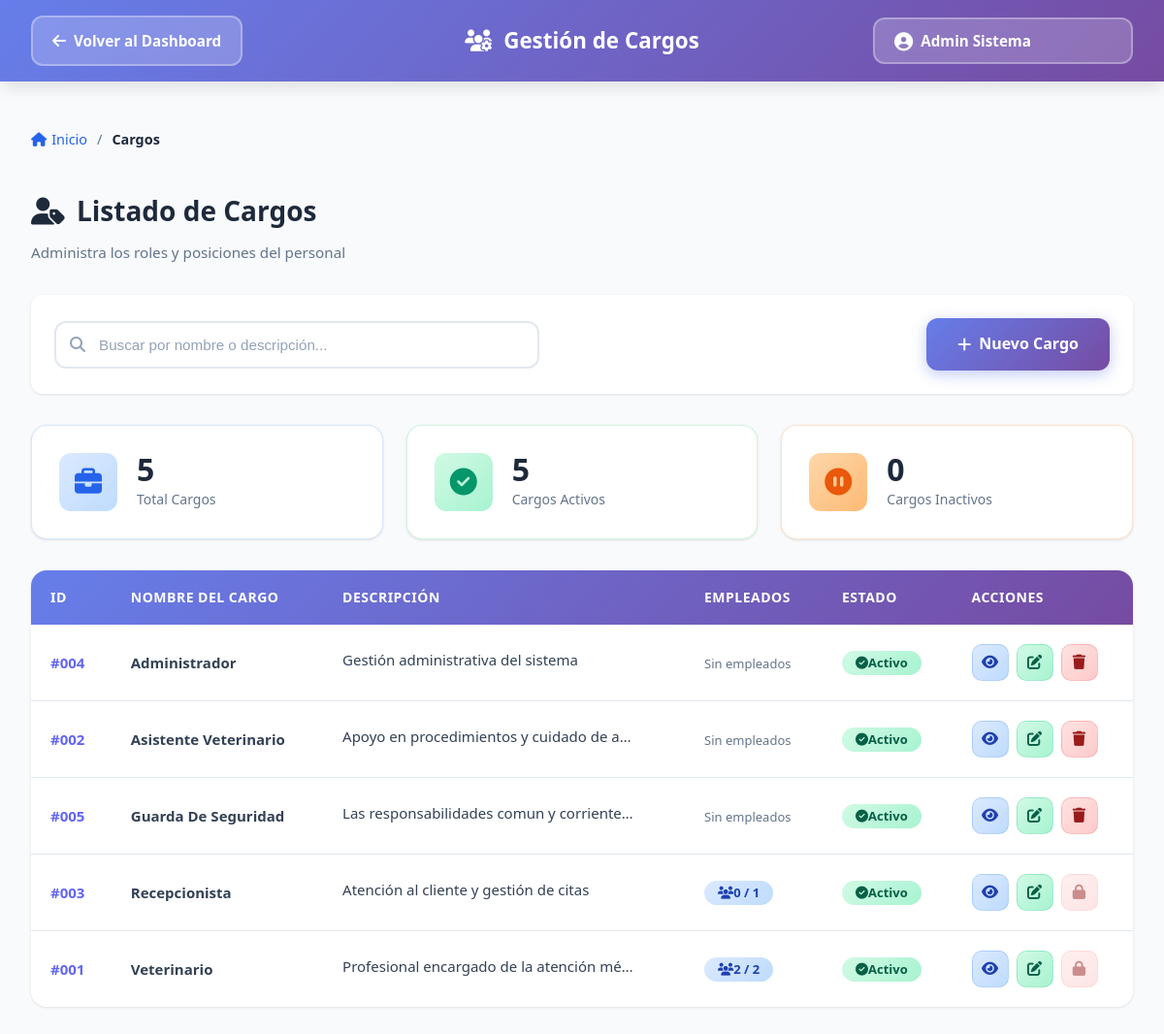
Screenshot of /Views/Cargos/listar.php (signed in) with the database file from the repository.
### tables this page shows
CREATE TABLE `cargo` (
  `id_cargo` int(10) UNSIGNED NOT NULL,
  `nombre_cargo` varchar(50) NOT NULL,
  `descripcion` varchar(200) DEFAULT NULL,
  `estado` enum('Activo','Inactivo') NOT NULL DEFAULT 'Activo'
);

### Views/Cargos/Listar.php (the view, shortened to what this page needs)
<?php
$user_name = $_SESSION['user_name'] ?? 'Usuario';
$conn = getConnection();
$query = "SELECT
    c.id_cargo,
    c.nombre_cargo,
    c.descripcion,
    c.estado,
    COUNT(e.id_empleado) as total_empleados,
    COUNT(CASE WHEN e.estado = 'activo' THEN 1 END) as empleados_activos
FROM cargo c
LEFT JOIN empleado e ON c.id_cargo = e.id_cargo
GROUP BY c.id_cargo
ORDER BY c.estado DESC, c.nombre_cargo ASC";
$resultado = $conn->query($query);
$total_cargos = $resultado->num_rows;
$stats_query = "SELECT
    COUNT(*) as total,
    SUM(CASE WHEN estado = 'Activo' THEN 1 ELSE 0 END) as activos,
    SUM(CASE WHEN estado = 'Inactivo' THEN 1 ELSE 0 END) as inactivos
FROM cargo";
$stats = $conn->query($stats_query)->fetch_assoc();
?>
<!DOCTYPE html>
<html lang="es">
<head>
    <link rel="stylesheet" href="https://cdnjs.cloudflare.com/ajax/libs/font-awesome/6.4.0/css/all.min.css">
    <link rel="stylesheet" href="../../Assets/Css/Dashboard.css">
    <link rel="stylesheet" href="../../Assets/Css/FormsConsultas.css">
</head>
<body>
    <nav class="navbar">
        <div class="nav-container">
            <div class="nav-left">
                <a href="../../Dashboard.php" class="btn-back">
                    <i class="fas fa-arrow-left"></i>
                    Volver al Dashboard
                </a>
            </div>
            <div class="nav-center">
                <h1 class="page-title">
                    <i class="fas fa-users-cog"></i>
                    Gestión de Cargos
                </h1>
            </div>
            <div class="nav-right">
                <span class="user-badge">
                    <i class="fas fa-user-circle"></i>
                    <?php echo htmlspecialchars($user_name); ?>
                </span>
            </div>
        </div>
    </nav>
    <main class="main-content">
        <div class="container">
            <div class="breadcrumb">
                <a href="../../Dashboard.php"><i class="fas fa-home"></i> Inicio</a>
                <span class="separator">/</span>
                <span class="current">Cargos</span>
            </div>
            <div class="page-header">
                <h1>
                    <i class="fas fa-user-tag"></i>
                    Listado de Cargos
                </h1>
                <p>Administra los roles y posiciones del personal</p>
            </div>
            <div class="table-header">
                <div class="search-box">
                    <input type="text" id="searchInput" placeholder="Buscar por nombre o descripción...">
                </div>
                <a href="Registrar.php" class="btn-primary">
                    <i class="fas fa-plus"></i>
                    Nuevo Cargo
                </a>
            </div>
            <div class="stats-cards">
                <div class="stat-card blue">
                    <div class="stat-icon">
                        <i class="fas fa-briefcase"></i>
                    </div>
                    <div class="stat-info">
                        <h3><?php echo number_format($stats['total']); ?></h3>
                        <p>Total Cargos</p>
                    </div>
                </div>
                <div class="stat-card green">
                    <div class="stat-icon">
                        <i class="fas fa-check-circle"></i>
                    </div>
                    <div class="stat-info">
                        <h3><?php echo number_format($stats['activos']); ?></h3>
                        <p>Cargos Activos</p>
                    </div>
                </div>
                <div class="stat-card orange">
                    <div class="stat-icon">
                        <i class="fas fa-pause-circle"></i>
                    </div>
                    <div class="stat-info">
                        <h3><?php echo number_format($stats['inactivos']); ?></h3>
                        <p>Cargos Inactivos</p>
                    </div>
                </div>
            </div>
            <div class="table-container">
                <table class="data-table" id="tablaCargos">
                    <thead>
                        <tr>
                            <th>ID</th>
                            <th>Nombre del Cargo</th>
                            <th>Descripción</th>
                            <th>Empleados</th>
                            <th>Estado</th>
                            <th class="text-center">Acciones</th>
                        </tr>
                    </thead>
                    <tbody>
                        <?php if ($total_cargos > 0): ?>
                            <?php while($cargo = $resultado->fetch_assoc()): ?>
                                <tr>
                                    <td><strong>#<?php echo str_pad($cargo['id_cargo'], 3, '0', STR_PAD_LEFT); ?></strong></td>
                                    <td>
                                        <strong><?php echo htmlspecialchars($cargo['nombre_cargo']); ?></strong>
                                    </td>
                                    <td>
                                        <?php if ($cargo['descripcion']): ?>
                                            <span class="text-truncate" title="<?php echo htmlspecialchars($cargo['descripcion']); ?>">
                                                <?php echo htmlspecialchars($cargo['descripcion']); ?>
                                            </span>
                                        <?php else: ?>
                                            <span class="text-muted">Sin descripción</span>
                                        <?php endif; ?>
                                    </td>
                                    <td>
                                        <?php if ($cargo['total_empleados'] > 0): ?>
                                            <span class="badge badge-info">
                                                <i class="fas fa-users"></i>
                                                <?php echo $cargo['empleados_activos']; ?> / <?php echo $cargo['total_empleados']; ?>
                                            </span>
                                        <?php else: ?>
                                            <span class="text-muted">Sin empleados</span>
                                        <?php endif; ?>
                                    </td>
                                    <td>
                                        <?php if ($cargo['estado'] == 'Activo'): ?>
                                            <span class="badge badge-success">
                                                <i class="fas fa-check-circle"></i>
                                                Activo
                                            </span>
                                        <?php endif; ?>
                                    </td>
                                    <td class="text-center">
                                        <div class="actions">
                                            <button class="btn-icon btn-view"
                                                    onclick="verDetalle(<?php echo $cargo['id_cargo']; ?>)"
                                                    title="Ver detalle">
                                                <i class="fas fa-eye"></i>
                                            </button>
                                            <a href="Editar.php?id=<?php echo $cargo['id_cargo']; ?>"
                                               class="btn-icon btn-edit"
                                               title="Editar">
                                                <i class="fas fa-edit"></i>
                                            </a>
                                            <?php if ($cargo['total_empleados'] == 0): ?>
                                                <button class="btn-icon btn-delete"
                                                        onclick="confirmarEliminar(<?php echo $cargo['id_cargo']; ?>, '<?php echo addslashes($cargo['nombre_cargo']); ?>')"
                                                        title="Eliminar">
                                                    <i class="fas fa-trash"></i>
                                                </button>
                                            <?php else: ?>
                                                <button class="btn-icon btn-delete"
                                                        onclick="alert('No se puede eliminar este cargo porque tiene empleados asignados')"
                                                        title="No se puede eliminar"
                                                        style="opacity: 0.5; cursor: not-allowed;">
                                                    <i class="fas fa-lock"></i>
                                                </button>
                                            <?php endif; ?>
                                        </div>
                                    </td>
                                </tr>
                            <?php endwhile; ?>
                        <?php endif; ?>
                    </tbody>
                </table>
            </div>
        </div>
    </main>
</body>
</html>

### Assets/Css/Dashboard.css (style rules this page uses)
:root { --primary: #2563eb; --primary-dark: #1e40af; --secondary: #10b981; --accent: #8b5cf6; --danger: #ef4444; --warning: #f59e0b; --info: #06b6d4; --success: #10b981; --bg-primary: #f8fafc; --bg-secondary: #ffffff; --text-primary: #1e293b; --text-secondary: #64748b; --border: #e2e8f0; --shadow-sm: 0 1px 2px 0 rgba(0, 0, 0, 0.05); --shadow-md: 0 4px 6px -1px rgba(0, 0, 0, 0.1); --shadow-lg: 0 10px 15px -3px rgba(0, 0, 0, 0.1); --shadow-xl: 0 20px 25px -5px rgba(0, 0, 0, 0.1); --radius-sm: 8px; --radius-md: 12px; --radius-lg: 16px; --transition: all 0.3s cubic-bezier(0.4, 0, 0.2, 1); }
* { margin: 0; padding: 0; box-sizing: border-box; }
body { font-family: 'Segoe UI', 'Inter', -apple-system, BlinkMacSystemFont, sans-serif; background: var(--bg-primary); color: var(--text-primary); line-height: 1.6; min-height: 100vh; display: flex; flex-direction: column; }
.navbar { background: linear-gradient(135deg, #667eea 0%, #764ba2 100%); color: white; box-shadow: var(--shadow-lg); position: sticky; top: 0; z-index: 1000; }
.nav-container { max-width: 1400px; margin: 0 auto; padding: 1rem 2rem; display: grid; grid-template-columns: 1fr 2fr 1fr; align-items: center; gap: 2rem; }
.btn-back { background: rgba(255, 255, 255, 0.2); border: 2px solid rgba(255, 255, 255, 0.3); color: white; padding: 0.625rem 1.25rem; border-radius: var(--radius-md); cursor: pointer; font-size: 0.95rem; font-weight: 600; display: inline-flex; align-items: center; gap: 8px; text-decoration: none; transition: var(--transition); backdrop-filter: blur(10px); }
.btn-back i { font-size: 1rem; }
.nav-center .page-title { font-size: 1.4rem; font-weight: 600; text-align: center; display: flex; align-items: center; justify-content: center; gap: 12px; }
.user-badge { background: rgba(255, 255, 255, 0.2); border: 2px solid rgba(255, 255, 255, 0.3); color: white; padding: 0.625rem 1.25rem; border-radius: var(--radius-md); font-size: 0.95rem; font-weight: 600; display: inline-flex; align-items: center; gap: 8px; backdrop-filter: blur(10px); transition: var(--transition); }
.user-badge i { font-size: 1.2rem; }
.main-content { flex: 1; padding: 2rem 0; }
.container { max-width: 1400px; margin: 0 auto; padding: 0 2rem; }
.stat-card { background: var(--bg-secondary); border-radius: var(--radius-lg); padding: 1.75rem; box-shadow: var(--shadow-md); display: flex; align-items: center; gap: 1.25rem; transition: var(--transition); }
.stat-icon { width: 70px; height: 70px; border-radius: var(--radius-md); display: flex; align-items: center; justify-content: center; font-size: 2rem; color: white; }

### rows the page displays
cargo: id_cargo "004", nombre_cargo "Administrador", descripcion "Gestión administrativa del sistema", shows "Sin empleados", estado "Activo" (drawn)
cargo: id_cargo "002", nombre_cargo "Asistente Veterinario", descripcion "Apoyo en procedimientos y cuidado de a…", shows "Sin empleados", estado "Activo" (drawn)
cargo: id_cargo "005", nombre_cargo "Guarda De Seguridad", descripcion "Las responsabilidades comun y corriente…", shows "Sin empleados", estado "Activo" (drawn)
cargo: id_cargo "003", nombre_cargo "Recepcionista", descripcion "Atención al cliente y gestión de citas", empleados_activos "0", total_empleados "1", estado "Activo" (drawn)
cargo: id_cargo "001", nombre_cargo "Veterinario", descripcion "Profesional encargado de la atención mé…", empleados_activos "2", total_empleados "2", estado "Activo" (drawn)

### other values shown
$user_name "Admin Sistema"
$stats['total'] "5"
$stats['activos'] "5"
$stats['inactivos'] "0"
